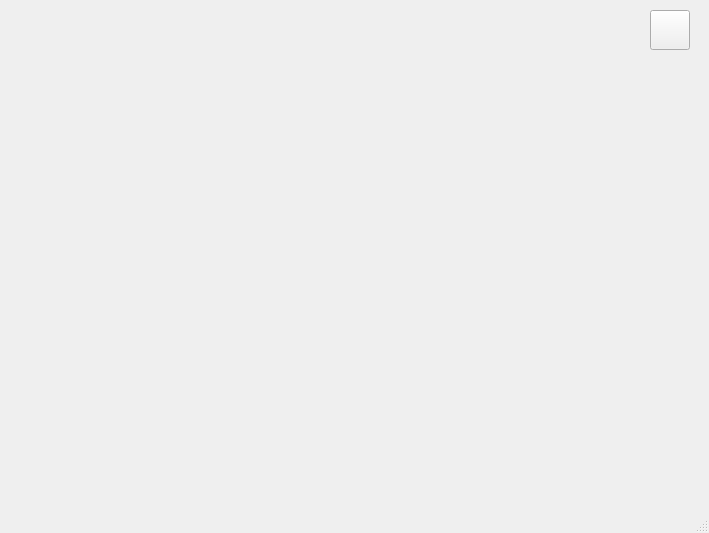
<?xml version="1.0" encoding="UTF-8"?>
<ui version="4.0">
 <class>MainWindow</class>
 <widget class="QMainWindow" name="MainWindow">
  <property name="geometry">
   <rect>
    <x>0</x>
    <y>0</y>
    <width>709</width>
    <height>533</height>
   </rect>
  </property>
  <property name="windowTitle">
   <string>MainWindow</string>
  </property>
  <widget class="QWidget" name="centralwidget">
   <widget class="QPushButton" name="pb">
    <property name="geometry">
     <rect>
      <x>650</x>
      <y>10</y>
      <width>40</width>
      <height>40</height>
     </rect>
    </property>
    <property name="toolTip">
     <string>0,1</string>
    </property>
    <property name="text">
     <string/>
    </property>
    <property name="icon">
     <iconset>
      <normaloff>0.png</normaloff>0.png</iconset>
    </property>
    <property name="iconSize">
     <size>
      <width>40</width>
      <height>40</height>
     </size>
    </property>
   </widget>
  </widget>
  <widget class="QMenuBar" name="menubar">
   <property name="geometry">
    <rect>
     <x>0</x>
     <y>0</y>
     <width>709</width>
     <height>21</height>
    </rect>
   </property>
  </widget>
  <widget class="QStatusBar" name="statusbar"/>
 </widget>
 <resources/>
 <connections/>
</ui>
